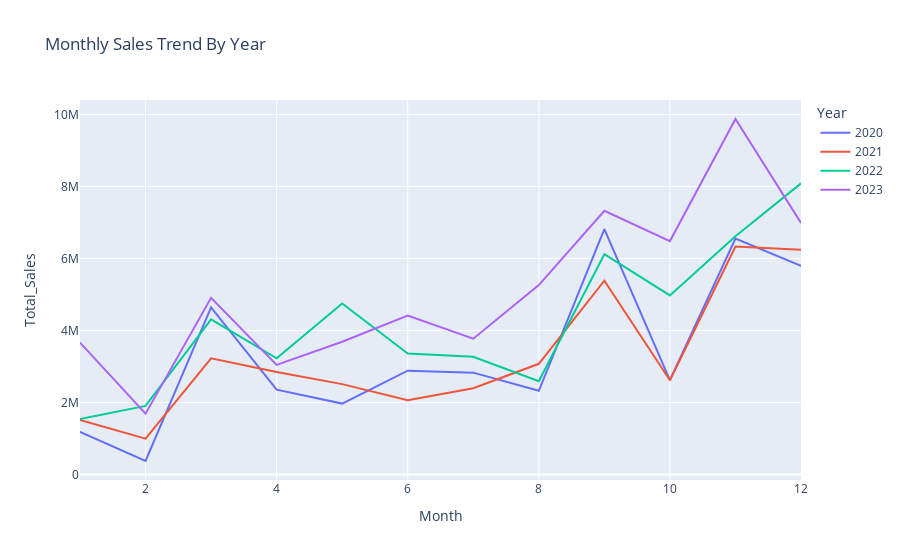

Notebook cell for this chart:
### Code cell
query = """
    select year(order_date) as Year, month(order_date) as Month,
    sum(sales) as Total_Sales
    from superstore_data
    group by 1,2 
    order by 1,2;
"""

monthly_sales = pd.read_sql(query,engine)
fig = px.line(monthly_sales, x="Month", y="Total_Sales",color="Year",title="Monthly Sales Trend By Year")

fig

### Figure 1 — Plotly figure (JSON) as saved in the notebook; plotly's stock layout.template omitted (floating-point values rounded to 4 significant figures)
{"data": [{"hovertemplate": "Year=2020<br>Month=%{x}<br>Total_Sales=%{y}<extra></extra>", "legendgroup": "2020", "line": {"color": "#636efa", "dash": "solid"}, "marker": {"symbol": "circle"}, "mode": "lines", "name": "2020", "orientation": "v", "showlegend": true, "type": "scatter", "x": [1, 2, 3, 4, 5, 6, 7, 8, 9, 10, 11, 12], "xaxis": "x", "y": [1186789, 376778, 4642399, 2358696, 1971323, 2883855, 2829769, 2326537, 6816959, 2621948, 6554490, 5797323], "yaxis": "y"}, {"hovertemplate": "Year=2021<br>Month=%{x}<br>Total_Sales=%{y}<extra></extra>", "legendgroup": "2021", "line": {"color": "#EF553B", "dash": "solid"}, "marker": {"symbol": "circle"}, "mode": "lines", "name": "2021", "orientation": "v", "showlegend": true, "type": "scatter", "x": [1, 2, 3, 4, 5, 6, 7, 8, 9, 10, 11, 12], "xaxis": "x", "y": [1514993, 996266, 3228221, 2850509, 2511777, 2067104, 2397878, 3075843, 5384717, 2617913, 6333063, 6245294], "yaxis": "y"}, {"hovertemplate": "Year=2022<br>Month=%{x}<br>Total_Sales=%{y}<extra></extra>", "legendgroup": "2022", "line": {"color": "#00cc96", "dash": "solid"}, "marker": {"symbol": "circle"}, "mode": "lines", "name": "2022", "orientation": "v", "showlegend": true, "type": "scatter", "x": [1, 2, 3, 4, 5, 6, 7, 8, 9, 10, 11, 12], "xaxis": "x", "y": [1545699, 1906253, 4311035, 3230206, 4750493, 3363118, 3272878, 2593775, 6119459, 4975572, 6619773, 8085842], "yaxis": "y"}, {"hovertemplate": "Year=2023<br>Month=%{x}<br>Total_Sales=%{y}<extra></extra>", "legendgroup": "2023", "line": {"color": "#ab63fa", "dash": "solid"}, "marker": {"symbol": "circle"}, "mode": "lines", "name": "2023", "orientation": "v", "showlegend": true, "type": "scatter", "x": [1, 2, 3, 4, 5, 6, 7, 8, 9, 10, 11, 12], "xaxis": "x", "y": [3665457, 1692306, 4907600, 3044431, 3689609, 4416549, 3773243, 5261748, 7324557, 6483487, 9873819, 6988011], "yaxis": "y"}], "layout": {"legend": {"title": {"text": "Year"}, "tracegroupgap": 0}, "title": {"text": "Monthly Sales Trend By Year"}, "xaxis": {"anchor": "y", "domain": [0, 1], "title": {"text": "Month"}}, "yaxis": {"anchor": "x", "domain": [0, 1], "title": {"text": "Total_Sales"}}}}
